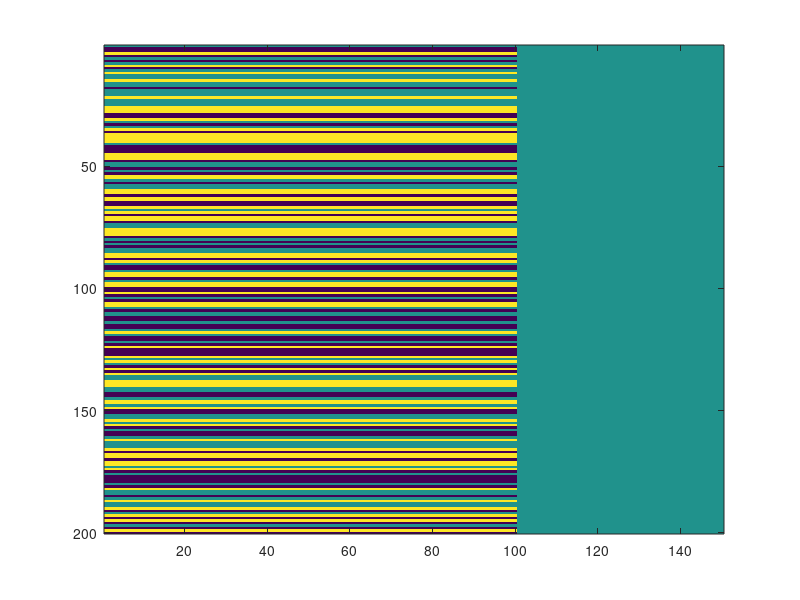

This chart was generated by the following MATLAB code: (Note: this script raises an error after producing the figure.)
%%Script to generate some synthetic Gaussian data with which to
%test MDI
%%----------------------------------------------------------------------
%% DEFINE USEFUL VALUES ------------------------------------------------
%%----------------------------------------------------------------------
nDataItems      = 200;
nClusters       = 3;
nSignalFeatures = 100;
nNoiseFeatures  = 50;
signalLevel     = 30;
nFeatures       = nSignalFeatures + nNoiseFeatures;
outputPath      = 'Data/synth_data/';
outputFile1     = [outputPath, 'aGaussianTestData1.csv'];
outputFile2     = [outputPath, 'aGaussianTestData2.csv'];
%%----------------------------------------------------------------------
%% CONSTRUCT SYNTHETIC DATA --------------------------------------------
%%----------------------------------------------------------------------
data        = zeros(nDataItems, nFeatures);
signalArray = ceil((1:nDataItems)*nClusters/nDataItems);
signalArray = signalArray - mean(signalArray);
signalArray = signalLevel * signalArray / nClusters;
%%RANDOMLY SHUFFLE THE ITEMS
[dum, sortIndex] = sort(rand(1, nDataItems));
signalArray      = signalArray(sortIndex);
%%ASSIGN THE SIGNAL FEATURES
for i=1:nSignalFeatures
  data(:, i) = data(:, i) + signalArray';
end
imagesc(data)
%%----------------------------------------------------------------------
%% CONSTRUCT ITEM, FEATURE NAMES ---------------------------------------
%%----------------------------------------------------------------------
itemNames    = cell(1, nDataItems);
featureNames = cell(1, nFeatures);
for i=1:nDataItems
  itemNames{i} = ['DataItem', num2str(i)];
end
for i=1:nSignalFeatures
  featureNames{i} = ['SignalFeature', num2str(i)];
end
for i=1:nNoiseFeatures
  featureNames{i+nSignalFeatures} = ['NoiseFeature', num2str(i)];
end
%%----------------------------------------------------------------------
%% WRITE DATA SETS OUT TO FILE -----------------------------------------
%%----------------------------------------------------------------------
for k=1:5
  outputFile = [outputPath, 'aGaussianTestData', num2str(k),'.csv'];
  %%ADD A NOISE REALISATION TO THE DATA
  outputData = data + randn(nDataItems, nFeatures);  
  %%WRITE HEADER TO FILE
  outputString = '';
  for i=1:nFeatures, outputString = [outputString, ', ', featureNames{i}, '_D', num2str(k)];, end
  outputString = [outputString, '\n'];
  fid = fopen(outputFile, 'wt');
  fprintf(fid, outputString); 
  %%WRITE EACH LINE OUT TO FILE
  for i=1:nDataItems
    outputString = itemNames{i};
    for j=1:nFeatures
      outputString = [outputString, ', ', num2str(outputData(i,j))];
    end
    outputString = [outputString, '\n'];
    fprintf(fid, outputString); 
  end
  fclose(fid);
end
%%*****************************************************************************
%%*** END OF THE SCRIPT *******************************************************
%%*****************************************************************************
%%----------------------------------------------------------------------
%% ----------------------------------------
%%----------------------------------------------------------------------

